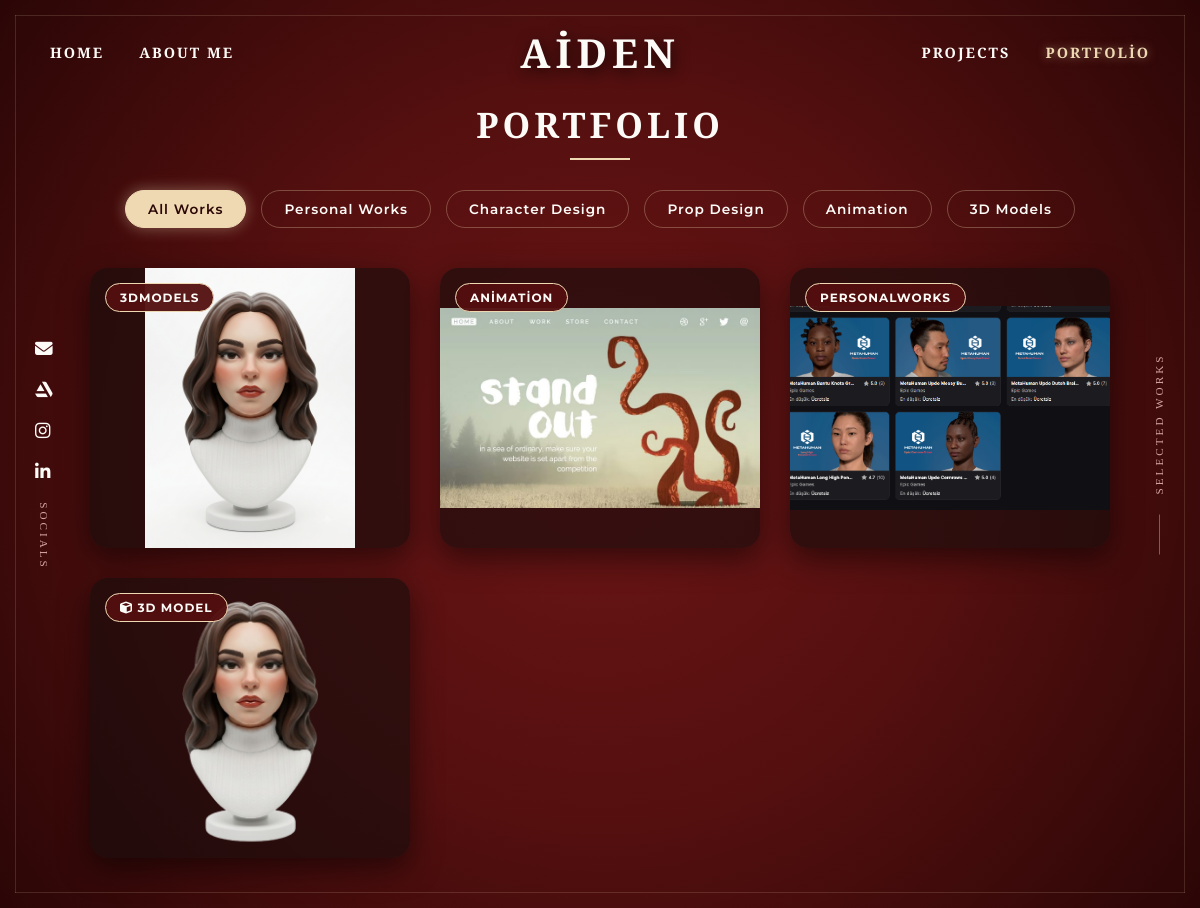
The app's page /portfolio with its own data.
### app.py (models this page shows, shortened)
class Project(db.Model):
    id = db.Column(db.Integer, primary_key=True)
    title = db.Column(db.String(100), nullable=False)
    description = db.Column(db.Text, nullable=False)
    category = db.Column(db.String(50), nullable=False)
    tags = db.Column(db.String(100), nullable=True)
    image = db.Column(db.String(200), nullable=False)
    model_file = db.Column(db.String(200), nullable=True)
    youtube_url = db.Column(db.String(200), nullable=True)
    created_at = db.Column(db.DateTime, default=datetime.utcnow) # YENİ: Eklenme Tarihi

### app.py (the view)
@app.route('/portfolio')
def portfolio():
    projects = Project.query.order_by(Project.id.desc()).all()
    return render_template('portfolio.html', projects=projects)

### templates/portfolio.html (shortened to what this page needs)
<!DOCTYPE html>
<html lang="tr">
<head>
    <link rel="stylesheet" href="https://cdnjs.cloudflare.com/ajax/libs/font-awesome/6.4.0/css/all.min.css">
    <link rel="stylesheet" href="{{ url_for('static', filename='style.css') }}">
</head>
<body class="portfolio-page">
    <div class="frame-border frame-top"></div>
    <div class="frame-border frame-bottom"></div>
    <nav class="artist-navbar">
        <div class="nav-side left-links">
            <a href="/">Home</a>
            <a href="/about">About Me</a>
        </div>
        <div class="nav-center-logo">
            <h1>AİDEN</h1>
        </div>
        <div class="nav-side right-links">
            <a href="/projects">Projects</a>
            <a href="/portfolio" class="active">Portfolio</a>
        </div>
    </nav>
    <div class="side-bar side-left">
        <div class="social-links">
            <a href="mailto:ornekmail@gmail.com" title="Send Email"><i class="fa-solid fa-envelope"></i></a>
            <a href="#" target="_blank"><i class="fa-brands fa-artstation"></i></a>
            <a href="#" target="_blank"><i class="fa-brands fa-instagram"></i></a>
            <a href="#" target="_blank"><i class="fa-brands fa-linkedin-in"></i></a>
        </div>
        <span class="side-text">SOCIALS</span>
    </div>
    <div class="side-bar side-right">
        <span class="side-text">SELECTED WORKS</span>
    </div>
    <main class="portfolio-container">
        <header class="portfolio-header">
            <h2>PORTFOLIO</h2>
            <div class="header-line"></div>
        </header>
        <div class="portfolio-tabs">
            <button class="tab-btn active" onclick="filterProjects('all')">All Works</button>
            <button class="tab-btn" onclick="filterProjects('PersonalWorks')">Personal Works</button>
            <button class="tab-btn" onclick="filterProjects('CharacterDesign')">Character Design</button>
            <button class="tab-btn" onclick="filterProjects('PropDesign')">Prop Design</button>
            <button class="tab-btn" onclick="filterProjects('Animation')">Animation</button>
            <button class="tab-btn" onclick="filterProjects('3DModels')">3D Models</button>
        </div>
        <div class="portfolio-grid" id="portfolioGrid">
            {% if projects %}
                {% for project in projects %}
                <div class="portfolio-card {{ project.category }}" style="cursor: pointer;" onclick="window.location.href='/project/{{ project.id }}'">
                    <div class="card-img-holder">
                        <img src="{{ url_for('static', filename='uploads/' + project.image) }}" alt="{{ project.title }}">
                        <span class="badge-category">
                            {% if project.model_file %}
                                <i class="fa-solid fa-cube"></i> 3D Model
                            {% elif project.video_file %}
                                <i class="fa-solid fa-play"></i> Animation
                            {% else %}
                                {{ project.category }}
                            {% endif %}
                        </span>
                    </div>
                </div>
                {% endfor %}
            {% else %}
                <div class="empty-portfolio-msg">
                    <i class="fa-solid fa-wand-magic-sparkles"></i>
                    <p>Proje çalışmaları yakında eklenecektir.</p>
                </div>
            {% endif %}
        </div>
    </main>
</body>
</html>

### static/style.css (style rules this page uses)
body { font-family: 'Montserrat', sans-serif; background: radial-gradient(circle at center, #6b1515 0%, #540f0f 50%, #2b0606 100%); background-attachment: fixed; color: #fdfbf7; margin: 0; padding: 0; overflow-x: hidden; }
.artist-navbar { display: flex; justify-content: space-between; align-items: center; padding: 25px 50px; background-color: transparent; position: absolute; top: 0; left: 0; width: 100%; box-sizing: border-box; z-index: 100; }
.nav-side { display: flex; gap: 35px; flex: 1; }
.right-links { justify-content: flex-end; }
.nav-side a { text-decoration: none; color: #fdfbf7; font-family: 'Cinzel Decorative', serif; font-weight: 700; font-size: 0.9rem; letter-spacing: 2px; text-transform: uppercase; transition: all 0.3s ease; }
.nav-center-logo h1 { margin: 0; font-family: 'Cinzel Decorative', serif; font-size: 2.5rem; font-weight: 900; letter-spacing: 5px; color: #fdfbf7; text-align: center; flex: 1; text-shadow: 2px 4px 15px rgba(0, 0, 0, 0.8); }
.frame-border { position: fixed; background-color: rgba(238, 217, 179, 0.15); z-index: 90; pointer-events: none; }
.frame-top { top: 15px; left: 15px; right: 15px; height: 1px; }
.frame-bottom { bottom: 15px; left: 15px; right: 15px; height: 1px; }
.side-bar { position: fixed; top: 50%; transform: translateY(-50%); display: flex; flex-direction: column; align-items: center; gap: 20px; z-index: 80; }
.side-left { left: 35px; }
.side-right { right: 35px; }
.social-links { display: flex; flex-direction: column; gap: 20px; }
.social-links a { color: #fdfbf7; font-size: 1.1rem; transition: all 0.3s ease; }
.side-text { font-family: 'Cinzel Decorative', serif; font-size: 0.7rem; letter-spacing: 3px; color: #d4a3a3; writing-mode: vertical-rl; text-transform: uppercase; }
.side-right .side-text { transform: rotate(180deg); }
body { overflow-y: auto !important; }
.nav-side a.active { color: #eed9b3 !important; text-shadow: 0 0 10px rgba(238, 217, 179, 0.5); }
.portfolio-container { max-width: 1300px; width: 85%; margin: 100px auto 50px auto; z-index: 10; }
.portfolio-header { text-align: center; margin-bottom: 30px; }
.portfolio-header h2 { font-family: 'Cinzel Decorative', serif; font-size: 2.2rem; color: #fdfbf7; letter-spacing: 4px; margin: 0 0 10px 0; }
.header-line { width: 60px; height: 2px; background-color: #eed9b3; margin: 0 auto; }
.portfolio-tabs { display: flex; justify-content: center; gap: 15px; flex-wrap: wrap; margin-bottom: 40px; }
.tab-btn { background: transparent; border: 1px solid rgba(238, 217, 179, 0.3); color: #fdfbf7; font-family: 'Montserrat', sans-serif; font-size: 0.85rem; font-weight: 600; padding: 10px 22px; border-radius: 25px; cursor: pointer; transition: all 0.3s ease; letter-spacing: 1px; }
.tab-btn:hover, .tab-btn.active { background: #eed9b3; color: #2b0606; border-color: #eed9b3; box-shadow: 0 0 15px rgba(238, 217, 179, 0.4); }
.portfolio-grid { display: grid; grid-template-columns: repeat(auto-fill, minmax(320px, 1fr)); gap: 30px; }
.portfolio-card { border-radius: 18px; overflow: hidden; position: relative; background: rgba(253, 251, 247, 0.05); box-shadow: 0 10px 30px rgba(0,0,0,0.5); cursor: pointer; transition: transform 0.3s ease; }
.card-img-holder { width: 100%; height: 280px; position: relative; }
.card-img-holder img { width: 100%; height: 100%; object-fit: cover; }
.card-img-holder img, .work-img-holder img, .gallery-showcase img { object-fit: contain !important; background-color: rgba(15, 5, 5, 0.6); }
.badge-category { position: absolute; top: 15px; left: 15px; background: rgba(84, 15, 15, 0.95); color: #fdfbf7; font-size: 0.75rem; padding: 6px 14px; border-radius: 20px; z-index: 5; border: 1px solid #eed9b3; font-weight: 700; text-transform: uppercase; letter-spacing: 1px; }

### records on screen
Project: image (picture), category "3DMODELS"
Project: image (picture), category "ANIMATION"
Project: image (picture), category "PERSONALWORKS"
Project: image (picture), model_file "3D MODEL"
